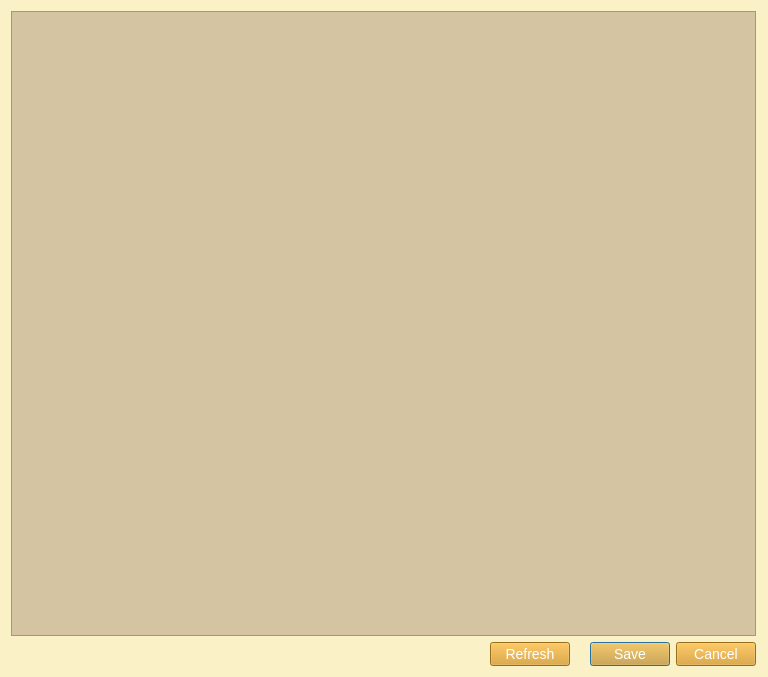
<?xml version="1.0" encoding="UTF-8"?>
<ui version="4.0">
 <class>FileEditorDialog</class>
 <widget class="QDialog" name="FileEditorDialog">
  <property name="windowModality">
   <enum>Qt::ApplicationModal</enum>
  </property>
  <property name="geometry">
   <rect>
    <x>0</x>
    <y>0</y>
    <width>768</width>
    <height>677</height>
   </rect>
  </property>
  <property name="windowTitle">
   <string>File editor</string>
  </property>
  <property name="styleSheet">
   <string notr="true">QWidget{
	background-color: #fbf1c7;
}
QMenuBar::item{
	background-color: #fbf1c7;
}
QDockWidget::title{
	background: #d5c4a1;
	padding-left: 5px;
}
QDockWidget, QMenuBar{
    color: #282828;
    font: bold 14px;
}
QTextEdit, QPlainTextEdit, QLineEdit, QSpinBox, QComboBox {
  background-color: #d5c4a1;
  color: #282828;
}
QTextEdit#uiConsoleTextEdit {
  background-color: #fbf1c7;
  color: #282828;
  font: 13px;
}
QTabWidget {
	font: 14px;
	border-top: 2px;
}
QTabBar::tab {
    background: #d5c4a1;
    color: #282828;
    min-width: 8ex;
    padding: 2px;
	border-top-right-radius: 6px;
	border-top-left-radius: 6px;
}
QTabBar::tab:selected {
    background: #458588;
	color: #FFFFFF;
}
QGroupBox {
    color: #076678;
    font: 14px;
    padding: 15px;
    border-style: none;
}
QMainWindow::separator {
	background: #d5c4a1;
	width: 1px;
	height: 1px;
}
QComboBox {
	selection-background-color: #458588;
	selection-color: #FFFFFF;
}

QToolBar{
	background: #d5c4a1;
	border: 0px;
}
QPushButton {
	background-color: #d79921;
    color: #FFFFFF;
	font: 14px;
}
QToolButton {
	background-color: #d79921;
    color: #FFFFFF;
	font: 14px;
}
QTreeWidget, QListWidget {
	background-color: #fbf1c7;
	color: #282828;
    alternate-background-color: #d5c4a1; 
	font: 14px;
}
QTreeWidget#uiTreeWidget {
	background-color: #d5c4a1;
	color: #282828;
	font: bold 16px;
}
QTreeWidget::item:selected, QTreeWidget::item:hover, QMenu::item:selected,QToolButton::hover,QPushButton::hover,QTabBar::tab:hover {
	background-color: #458588;
	color: #FFFFFF;
}
QMenu {
	background-color: #fbf1c7;
    color: #282828;
}
QLabel {
	color: #282828;
	font: 14px;
}
QLabel#uiTitleLabel {
	color: #282828;
	font: bold 16px;
}

QAbstractScrollArea::corner {
    background: #fbf1c7;
}
QScrollBar::handle:horizontal {
    background: #d5c4a1;
    min-width: 20px;
}
QScrollBar::handle:vertical {
    background: #d5c4a1;
    min-width: 20px;
}
QScrollBar:vertical {
    width: 6px;
}
QScrollBar:horizontal {
    height: 6px;
}
QScrollBar::up-arrow:vertical, QScrollBar::down-arrow:vertical, QScrollBar::down-arrow:horizontal, QScrollBar::up-arrow:horizontal { 
	border: 0px;
    height: 0px; 
    width: 0px; 
}
         
QScrollBar::add-page:horizontal, QScrollBar::sub-page:horizontal, QScrollBar::add-page:vertical, QScrollBar::sub-page:vertical {
  background: none
}
QStatusBar {
	background-color: #d5c4a1;
	color: #282828;
}

QRadioButton, QCheckBox {
  color: #282828;
}
QRadioButton::disabled, QCheckBox::disabled {
  color: gray;
}


</string>
  </property>
  <property name="modal">
   <bool>false</bool>
  </property>
  <layout class="QVBoxLayout" name="verticalLayout">
   <property name="rightMargin">
    <number>12</number>
   </property>
   <item>
    <widget class="QTextEdit" name="uiFileTextEdit">
     <property name="html">
      <string>&lt;!DOCTYPE HTML PUBLIC &quot;-//W3C//DTD HTML 4.0//EN&quot; &quot;http://www.w3.org/TR/REC-html40/strict.dtd&quot;&gt;
&lt;html&gt;&lt;head&gt;&lt;meta name=&quot;qrichtext&quot; content=&quot;1&quot; /&gt;&lt;style type=&quot;text/css&quot;&gt;
p, li { white-space: pre-wrap; }
&lt;/style&gt;&lt;/head&gt;&lt;body style=&quot; font-family:'Cantarell'; font-size:13px; font-weight:400; font-style:normal;&quot;&gt;
&lt;p style=&quot;-qt-paragraph-type:empty; margin-top:0px; margin-bottom:0px; margin-left:0px; margin-right:0px; -qt-block-indent:0; text-indent:0px; font-family:'.SF NS Text'; font-size:13pt;&quot;&gt;&lt;br /&gt;&lt;/p&gt;&lt;/body&gt;&lt;/html&gt;</string>
     </property>
    </widget>
   </item>
   <item>
    <layout class="QHBoxLayout" name="horizontalLayout">
     <property name="spacing">
      <number>20</number>
     </property>
     <item>
      <spacer name="horizontalSpacer">
       <property name="orientation">
        <enum>Qt::Horizontal</enum>
       </property>
       <property name="sizeHint" stdset="0">
        <size>
         <width>40</width>
         <height>20</height>
        </size>
       </property>
      </spacer>
     </item>
     <item>
      <widget class="QPushButton" name="uiRefreshButton">
       <property name="text">
        <string>Refresh</string>
       </property>
      </widget>
     </item>
     <item>
      <widget class="QDialogButtonBox" name="uiButtonBox">
       <property name="sizePolicy">
        <sizepolicy hsizetype="Fixed" vsizetype="Fixed">
         <horstretch>0</horstretch>
         <verstretch>0</verstretch>
        </sizepolicy>
       </property>
       <property name="orientation">
        <enum>Qt::Horizontal</enum>
       </property>
       <property name="standardButtons">
        <set>QDialogButtonBox::Cancel|QDialogButtonBox::Save</set>
       </property>
      </widget>
     </item>
    </layout>
   </item>
  </layout>
 </widget>
 <resources>
  <include location="../../resources/resources.qrc"/>
 </resources>
 <connections>
  <connection>
   <sender>uiButtonBox</sender>
   <signal>accepted()</signal>
   <receiver>FileEditorDialog</receiver>
   <slot>accept()</slot>
   <hints>
    <hint type="sourcelabel">
     <x>554</x>
     <y>361</y>
    </hint>
    <hint type="destinationlabel">
     <x>303</x>
     <y>194</y>
    </hint>
   </hints>
  </connection>
  <connection>
   <sender>uiButtonBox</sender>
   <signal>rejected()</signal>
   <receiver>FileEditorDialog</receiver>
   <slot>reject()</slot>
   <hints>
    <hint type="sourcelabel">
     <x>508</x>
     <y>361</y>
    </hint>
    <hint type="destinationlabel">
     <x>303</x>
     <y>194</y>
    </hint>
   </hints>
  </connection>
 </connections>
</ui>
